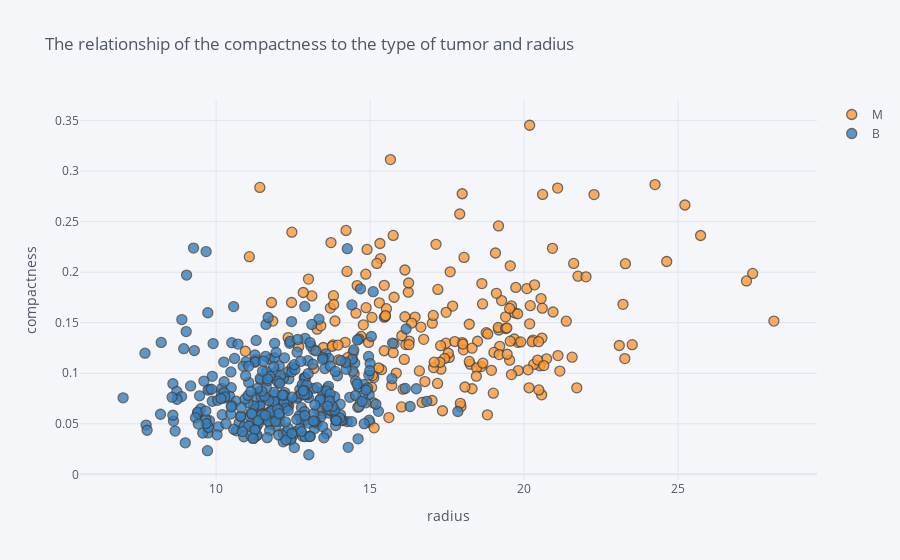

This figure's notebook cell:
### Markdown cell above
We can see that concavity for adenoma is constant 0 to 0.15
As for the malignant disease, it is random and irregular

### Code cell
tumor_mean.iplot(kind='scatter',x='radius',y='compactness',mode='markers',categories='diagnosis',size=10,xTitle='radius',yTitle='compactness',title='The relationship of the compactness to the type of tumor and radius')

### Figure 1 — Plotly figure (JSON) as saved in the notebook; plotly's stock layout.template omitted (floating-point values rounded to 4 significant figures; data arrays with more than 128 entries replaced by an {"elided": "..."} marker saying what was removed)
{"data": [{"marker": {"color": "rgba(255, 153, 51, 1.0)", "line": {"width": 1.3}, "opacity": 0.8, "size": 10, "symbol": "circle"}, "mode": "markers", "name": "M", "textfont": {"color": "#4D5663"}, "type": "scatter", "x": {"elided": "212 float values"}, "y": {"elided": "212 float values"}}, {"marker": {"color": "rgba(55, 128, 191, 1.0)", "line": {"width": 1.3}, "opacity": 0.8, "size": 10, "symbol": "circle"}, "mode": "markers", "name": "B", "textfont": {"color": "#4D5663"}, "type": "scatter", "x": {"elided": "357 float values"}, "y": {"elided": "357 float values"}}], "layout": {"legend": {"bgcolor": "#F5F6F9", "font": {"color": "#4D5663"}}, "paper_bgcolor": "#F5F6F9", "plot_bgcolor": "#F5F6F9", "title": {"font": {"color": "#4D5663"}, "text": "The relationship of the compactness to the type of tumor and radius"}, "xaxis": {"gridcolor": "#E1E5ED", "showgrid": true, "tickfont": {"color": "#4D5663"}, "title": {"font": {"color": "#4D5663"}, "text": "radius"}, "zerolinecolor": "#E1E5ED"}, "yaxis": {"gridcolor": "#E1E5ED", "showgrid": true, "tickfont": {"color": "#4D5663"}, "title": {"font": {"color": "#4D5663"}, "text": "compactness"}, "zerolinecolor": "#E1E5ED"}}}
